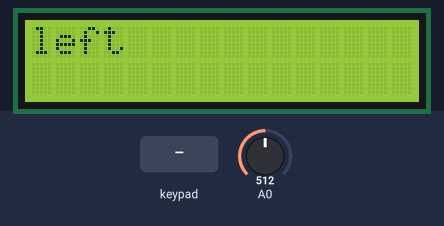
The sketch below on a simulated Arduino Mega 2560, built with avr-gcc and run on an emulated ATmega2560. Parts: 16×2 character LCD. Wiring (inferred from the signals the program sends): 4×4 keypad with keys 1 2 3 A 4 5 6 B 7 8 9 C * 0 # D (labels assumed): rows pin 65, pin 64, pin 63, pin 62; columns pin 66, pin 67, pin 68, pin 69. The inputs (shaded band) are chosen by the test bench; at power-on: A0 = 512.

Above: at 1.2 s.
1.3 s: A0 set to 716
At 1.9 s:
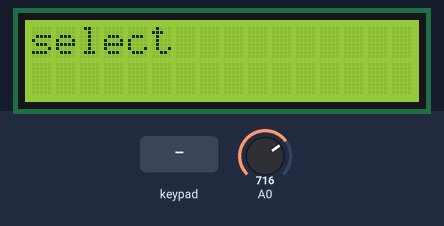
2.8 s: A0 set to 306
At 4.0 s:
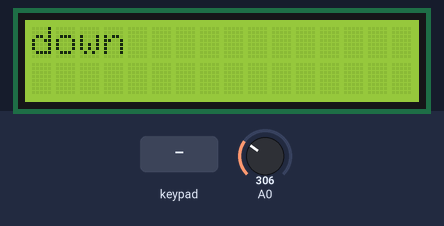
4.3 s: A0 set to 122
At 5.4 s:
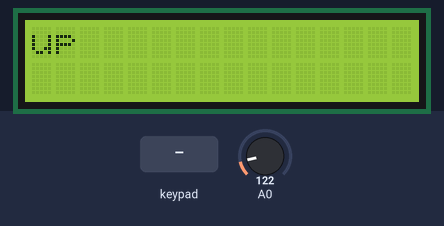
5.8 s: A0 set to 0
At 6.5 s:
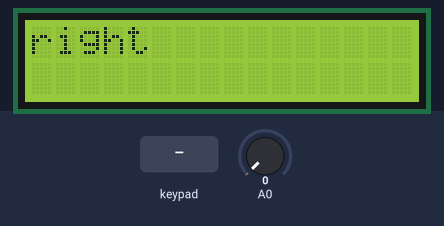
7.3 s: keypad keys 1 2 3 4 pressed 0.4 s apart
At 9.7 s:
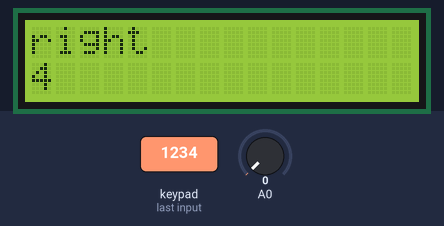
10.4 s: key 'A' pressed
At 11.2 s:
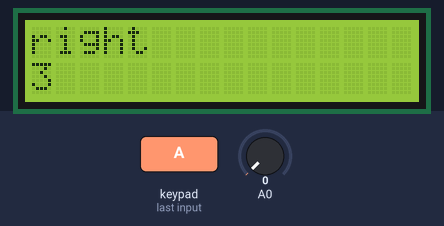
Timing chart, 0 to 12.9 s (numbered marks = the images above; inputs shaded):
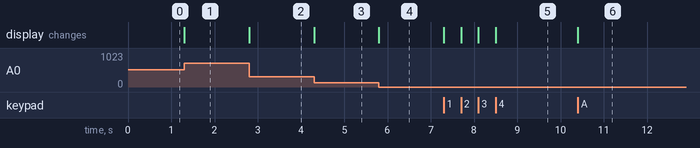

The sketch:

etude.ino
```cpp
#include "lcd_keypad_shield.h"
LiquidCrystal& lcd = ut88::LcdKeypadShield::GetLcd();

#include "ut88_keypad4x4.h"


void setup()
{
    lcd.begin(16, 2);
}

void loop()
{
    const char* names[] = { "select", "left  ", "down  ", "up    ", "right " };

    const ut88::LcdKeypadShield::Button shieldButton = ut88::LcdKeypadShield::GetPressedButton();
    if (shieldButton != ut88::LcdKeypadShield::Button::None)
    {
        lcd.setCursor(0, 0);
        lcd.print(names[static_cast<int8_t>(shieldButton)]);
    }

    uint8_t v = ut88::Keypad4x4_portK::GetKeyCode();
    if (v != 0)
    {
        lcd.setCursor(0, 1);
        String s(v);
        s += ' ';
        lcd.print(s.c_str());
    }
}
```

lcd_keypad_shield.h
```cpp
#pragma once

#include <LiquidCrystal.h>


namespace ut88
{
	class LcdKeypadShield
	{
	public:
        enum class Button : uint8_t { Select, Left, Down, Up, Right, None };

        inline __attribute__((always_inline))
        static Button GetPressedButton()
        {
            static const int analogKeys[] = { 760, 535, 360, 300, 30 };

            const int analogKey = analogRead(A0);

            for (int8_t i = sizeof analogKeys / sizeof analogKeys[0]; --i >= 0;)
            {
                if (analogKey <= analogKeys[i])
                {
                    return static_cast<Button>(i);
                }
            }

            return Button::None;
        }

        inline __attribute__((always_inline))
        static LiquidCrystal& GetLcd()
        {
            return lcd;
        }

    private:
        static LiquidCrystal lcd;
	};

    const uint8_t rs = 8, en = 9, d4 = 4, d5 = 5, d6 = 6, d7 = 7;
    LiquidCrystal LcdKeypadShield::lcd(rs, en, d4, d5, d6, d7);
}
```

Source omitted: t88_keypad4x4.h (data table, 1910 bytes)

Measured:
- after the input at 1.3 s, the display: changes at once (image 1)
- after the input at 2.8 s, the display: changes at once (image 2)
- after the input at 4.3 s, the display: changes at once (image 3)
- after the input at 5.8 s, the display: changes at once (image 4)
- after the input at 7.3 s, the display: first changes at once (image 5 shows a later state)
- after the input at 10.4 s, the display: changes at once (image 6)
